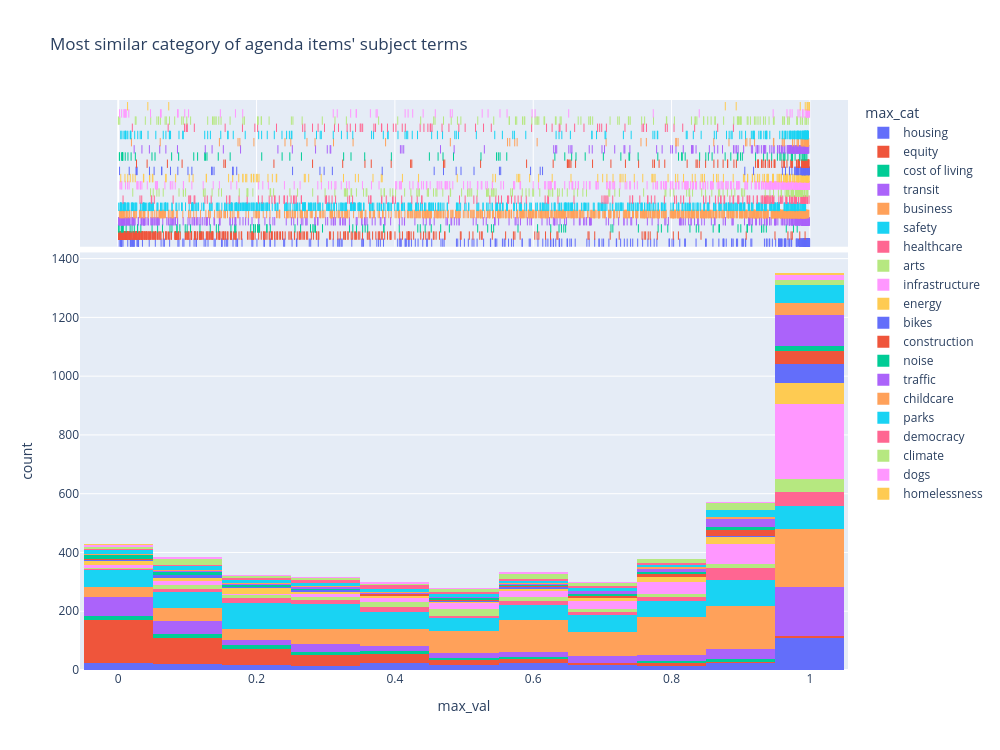

Notebook source saved alongside this figure:
### Code cell
fig = px.histogram(
    df,
    x='max_val',
    color='max_cat',
    marginal='rug',
    hover_name='max_cat',
    width=1000,
    height=750,
    nbins=10,
    title='Most similar category of agenda items\' subject terms',
)
fig.show()

### Figure 1 — Plotly figure (JSON) as saved in the notebook; plotly's stock layout.template omitted (floating-point values rounded to 4 significant figures; data arrays with more than 128 entries replaced by an {"elided": "..."} marker saying what was removed)
{"data": [{"bingroup": "x", "hovertemplate": "max_cat=housing<br>max_val=%{x}<br>count=%{y}<extra></extra>", "legendgroup": "housing", "marker": {"color": "#636efa", "pattern": {"shape": ""}}, "name": "housing", "nbinsx": 10, "orientation": "v", "showlegend": true, "type": "histogram", "x": {"elided": "311 float values"}, "xaxis": "x", "yaxis": "y"}, {"boxpoints": "all", "fillcolor": "rgba(255,255,255,0)", "hoveron": "points", "hovertemplate": "<b>%{hovertext}</b><br><br>max_cat=housing<br>max_val=%{x}<extra></extra>", "hovertext": {"elided": "311 str values"}, "jitter": 0, "legendgroup": "housing", "line": {"color": "rgba(255,255,255,0)"}, "marker": {"color": "#636efa", "symbol": "line-ns-open"}, "name": "housing", "showlegend": false, "type": "box", "x": {"elided": "311 float values"}, "xaxis": "x2", "yaxis": "y2"}, {"bingroup": "x", "hovertemplate": "max_cat=equity<br>max_val=%{x}<br>count=%{y}<extra></extra>", "legendgroup": "equity", "marker": {"color": "#EF553B", "pattern": {"shape": ""}}, "name": "equity", "nbinsx": 10, "orientation": "v", "showlegend": true, "type": "histogram", "x": {"elided": "401 float values"}, "xaxis": "x", "yaxis": "y"}, {"boxpoints": "all", "fillcolor": "rgba(255,255,255,0)", "hoveron": "points", "hovertemplate": "<b>%{hovertext}</b><br><br>max_cat=equity<br>max_val=%{x}<extra></extra>", "hovertext": {"elided": "401 str values"}, "jitter": 0, "legendgroup": "equity", "line": {"color": "rgba(255,255,255,0)"}, "marker": {"color": "#EF553B", "symbol": "line-ns-open"}, "name": "equity", "showlegend": false, "type": "box", "x": {"elided": "401 float values"}, "xaxis": "x2", "yaxis": "y2"}, {"bingroup": "x", "hovertemplate": "max_cat=cost of living<br>max_val=%{x}<br>count=%{y}<extra></extra>", "legendgroup": "cost of living", "marker": {"color": "#00cc96", "pattern": {"shape": ""}}, "name": "cost of living", "nbinsx": 10, "orientation": "v", "showlegend": true, "type": "histogram", "x": [0.6442, 0.02803, 0.9763, 0.06396, 0.3842, 0.01724, 0.6063, 0.4063, 0.2151, 0.1916, 0.1629, 0.9001, 0.4525, 0.7945, 0.0327, 0.1958, 0.4331, 0.6373, 0.007379, 0.4662, 0.8393, 0.2637, 0.4788, 0.07486, 0.5396, 0.1701, 0.01995, 0.2832, 0.1685, 0.7151, 0.7124, 0.9301, 0.937, 0.1452, 0.916, 0.8685, 0.9334, 0.004398, 0.08482, 0.2147, 0.04893, 0.3445, 0.8693, 0.8358, 0.285, 0.9659, 0.02323, 0.6253, 0.4438, 0.1419, 0.357, 0.09686, 0.8266, 0.6469, 0.3391, 0.2814, 0.3607, 0.3344, 0.6408, 0.01144, 0.2555, 0.4367, 0.752, 0.2015, 0.3534, 0.05693, 0.08515, 0.5428, 0.9304, 0.8602, 0.2198, 0.7806, 0.7853, 0.9816, 0.9098, 0.8961, 0.909, 0.2022, 0.2852, 0.5197, 0.1046, 0.384, 0.08908, 0.5342, 0.0002602, 0.1984, 0.133, 0.2044, 0.001422, 0.09969, 0.1959, 0.02795, 0.578, 0.278, 0.2023, 0.07769, 0.00622, 0.1689, 0.1181, 0.2041, 0.2954, 0.004518], "xaxis": "x", "yaxis": "y"}, {"boxpoints": "all", "fillcolor": "rgba(255,255,255,0)", "hoveron": "points", "hovertemplate": "<b>%{hovertext}</b><br><br>max_cat=cost of living<br>max_val=%{x}<extra></extra>", "hovertext": ["cost of living", "cost of living", "cost of living", "cost of living", "cost of living", "cost of living", "cost of living", "cost of living", "cost of living", "cost of living", "cost of living", "cost of living", "cost of living", "cost of living", "cost of living", "cost of living", "cost of living", "cost of living", "cost of living", "cost of living", "cost of living", "cost of living", "cost of living", "cost of living", "cost of living", "cost of living", "cost of living", "cost of living", "cost of living", "cost of living", "cost of living", "cost of living", "cost of living", "cost of living", "cost of living", "cost of living", "cost of living", "cost of living", "cost of living", "cost of living", "cost of living", "cost of living", "cost of living", "cost of living", "cost of living", "cost of living", "cost of living", "cost of living", "cost of living", "cost of living", "cost of living", "cost of living", "cost of living", "cost of living", "cost of living", "cost of living", "cost of living", "cost of living", "cost of living", "cost of living", "cost of living", "cost of living", "cost of living", "cost of living", "cost of living", "cost of living", "cost of living", "cost of living", "cost of living", "cost of living", "cost of living", "cost of living", "cost of living", "cost of living", "cost of living", "cost of living", "cost of living", "cost of living", "cost of living", "cost of living", "cost of living", "cost of living", "cost of living", "cost of living", "cost of living", "cost of living", "cost of living", "cost of living", "cost of living", "cost of living", "cost of living", "cost of living", "cost of living", "cost of living", "cost of living", "cost of living", "cost of living", "cost of living", "cost of living", "cost of living", "cost of living", "cost of living"], "jitter": 0, "legendgroup": "cost of living", "line": {"color": "rgba(255,255,255,0)"}, "marker": {"color": "#00cc96", "symbol": "line-ns-open"}, "name": "cost of living", "showlegend": false, "type": "box", "x": [0.6442, 0.02803, 0.9763, 0.06396, 0.3842, 0.01724, 0.6063, 0.4063, 0.2151, 0.1916, 0.1629, 0.9001, 0.4525, 0.7945, 0.0327, 0.1958, 0.4331, 0.6373, 0.007379, 0.4662, 0.8393, 0.2637, 0.4788, 0.07486, 0.5396, 0.1701, 0.01995, 0.2832, 0.1685, 0.7151, 0.7124, 0.9301, 0.937, 0.1452, 0.916, 0.8685, 0.9334, 0.004398, 0.08482, 0.2147, 0.04893, 0.3445, 0.8693, 0.8358, 0.285, 0.9659, 0.02323, 0.6253, 0.4438, 0.1419, 0.357, 0.09686, 0.8266, 0.6469, 0.3391, 0.2814, 0.3607, 0.3344, 0.6408, 0.01144, 0.2555, 0.4367, 0.752, 0.2015, 0.3534, 0.05693, 0.08515, 0.5428, 0.9304, 0.8602, 0.2198, 0.7806, 0.7853, 0.9816, 0.9098, 0.8961, 0.909, 0.2022, 0.2852, 0.5197, 0.1046, 0.384, 0.08908, 0.5342, 0.0002602, 0.1984, 0.133, 0.2044, 0.001422, 0.09969, 0.1959, 0.02795, 0.578, 0.278, 0.2023, 0.07769, 0.00622, 0.1689, 0.1181, 0.2041, 0.2954, 0.004518], "xaxis": "x2", "yaxis": "y2"}, {"bingroup": "x", "hovertemplate": "max_cat=transit<br>max_val=%{x}<br>count=%{y}<extra></extra>", "legendgroup": "transit", "marker": {"color": "#ab63fa", "pattern": {"shape": ""}}, "name": "transit", "nbinsx": 10, "orientation": "v", "showlegend": true, "type": "histogram", "x": {"elided": "447 float values"}, "xaxis": "x", "yaxis": "y"}, {"boxpoints": "all", "fillcolor": "rgba(255,255,255,0)", "hoveron": "points", "hovertemplate": "<b>%{hovertext}</b><br><br>max_cat=transit<br>max_val=%{x}<extra></extra>", "hovertext": {"elided": "447 str values"}, "jitter": 0, "legendgroup": "transit", "line": {"color": "rgba(255,255,255,0)"}, "marker": {"color": "#ab63fa", "symbol": "line-ns-open"}, "name": "transit", "showlegend": false, "type": "box", "x": {"elided": "447 float values"}, "xaxis": "x2", "yaxis": "y2"}, {"bingroup": "x", "hovertemplate": "max_cat=business<br>max_val=%{x}<br>count=%{y}<extra></extra>", "legendgroup": "business", "marker": {"color": "#FFA15A", "pattern": {"shape": ""}}, "name": "business", "nbinsx": 10, "orientation": "v", "showlegend": true, "type": "histogram", "x": {"elided": "966 float values"}, "xaxis": "x", "yaxis": "y"}, {"boxpoints": "all", "fillcolor": "rgba(255,255,255,0)", "hoveron": "points", "hovertemplate": "<b>%{hovertext}</b><br><br>max_cat=business<br>max_val=%{x}<extra></extra>", "hovertext": {"elided": "966 str values"}, "jitter": 0, "legendgroup": "business", "line": {"color": "rgba(255,255,255,0)"}, "marker": {"color": "#FFA15A", "symbol": "line-ns-open"}, "name": "business", "showlegend": false, "type": "box", "x": {"elided": "966 float values"}, "xaxis": "x2", "yaxis": "y2"}, {"bingroup": "x", "hovertemplate": "max_cat=safety<br>max_val=%{x}<br>count=%{y}<extra></extra>", "legendgroup": "safety", "marker": {"color": "#19d3f3", "pattern": {"shape": ""}}, "name": "safety", "nbinsx": 10, "orientation": "v", "showlegend": true, "type": "histogram", "x": {"elided": "713 float values"}, "xaxis": "x", "yaxis": "y"}, {"boxpoints": "all", "fillcolor": "rgba(255,255,255,0)", "hoveron": "points", "hovertemplate": "<b>%{hovertext}</b><br><br>max_cat=safety<br>max_val=%{x}<extra></extra>", "hovertext": {"elided": "713 str values"}, "jitter": 0, "legendgroup": "safety", "line": {"color": "rgba(255,255,255,0)"}, "marker": {"color": "#19d3f3", "symbol": "line-ns-open"}, "name": "safety", "showlegend": false, "type": "box", "x": {"elided": "713 float values"}, "xaxis": "x2", "yaxis": "y2"}, {"bingroup": "x", "hovertemplate": "max_cat=healthcare<br>max_val=%{x}<br>count=%{y}<extra></extra>", "legendgroup": "healthcare", "marker": {"color": "#FF6692", "pattern": {"shape": ""}}, "name": "healthcare", "nbinsx": 10, "orientation": "v", "showlegend": true, "type": "histogram", "x": {"elided": "194 float values"}, "xaxis": "x", "yaxis": "y"}, {"boxpoints": "all", "fillcolor": "rgba(255,255,255,0)", "hoveron": "points", "hovertemplate": "<b>%{hovertext}</b><br><br>max_cat=healthcare<br>max_val=%{x}<extra></extra>", "hovertext": {"elided": "194 str values"}, "jitter": 0, "legendgroup": "healthcare", "line": {"color": "rgba(255,255,255,0)"}, "marker": {"color": "#FF6692", "symbol": "line-ns-open"}, "name": "healthcare", "showlegend": false, "type": "box", "x": {"elided": "194 float values"}, "xaxis": "x2", "yaxis": "y2"}, {"bingroup": "x", "hovertemplate": "max_cat=arts<br>max_val=%{x}<br>count=%{y}<extra></extra>", "legendgroup": "arts", "marker": {"color": "#B6E880", "pattern": {"shape": ""}}, "name": "arts", "nbinsx": 10, "orientation": "v", "showlegend": true, "type": "histogram", "x": {"elided": "168 float values"}, "xaxis": "x", "yaxis": "y"}, {"boxpoints": "all", "fillcolor": "rgba(255,255,255,0)", "hoveron": "points", "hovertemplate": "<b>%{hovertext}</b><br><br>max_cat=arts<br>max_val=%{x}<extra></extra>", "hovertext": {"elided": "168 str values"}, "jitter": 0, "legendgroup": "arts", "line": {"color": "rgba(255,255,255,0)"}, "marker": {"color": "#B6E880", "symbol": "line-ns-open"}, "name": "arts", "showlegend": false, "type": "box", "x": {"elided": "168 float values"}, "xaxis": "x2", "yaxis": "y2"}, {"bingroup": "x", "hovertemplate": "max_cat=infrastructure<br>max_val=%{x}<br>count=%{y}<extra></extra>", "legendgroup": "infrastructure", "marker": {"color": "#FF97FF", "pattern": {"shape": ""}}, "name": "infrastructure", "nbinsx": 10, "orientation": "v", "showlegend": true, "type": "histogram", "x": {"elided": "492 float values"}, "xaxis": "x", "yaxis": "y"}, {"boxpoints": "all", "fillcolor": "rgba(255,255,255,0)", "hoveron": "points", "hovertemplate": "<b>%{hovertext}</b><br><br>max_cat=infrastructure<br>max_val=%{x}<extra></extra>", "hovertext": {"elided": "492 str values"}, "jitter": 0, "legendgroup": "infrastructure", "line": {"color": "rgba(255,255,255,0)"}, "marker": {"color": "#FF97FF", "symbol": "line-ns-open"}, "name": "infrastructure", "showlegend": false, "type": "box", "x": {"elided": "492 float values"}, "xaxis": "x2", "yaxis": "y2"}, {"bingroup": "x", "hovertemplate": "max_cat=energy<br>max_val=%{x}<br>count=%{y}<extra></extra>", "legendgroup": "energy", "marker": {"color": "#FECB52", "pattern": {"shape": ""}}, "name": "energy", "nbinsx": 10, "orientation": "v", "showlegend": true, "type": "histogram", "x": {"elided": "179 float values"}, "xaxis": "x", "yaxis": "y"}, {"boxpoints": "all", "fillcolor": "rgba(255,255,255,0)", "hoveron": "points", "hovertemplate": "<b>%{hovertext}</b><br><br>max_cat=energy<br>max_val=%{x}<extra></extra>", "hovertext": {"elided": "179 str values"}, "jitter": 0, "legendgroup": "energy", "line": {"color": "rgba(255,255,255,0)"}, "marker": {"color": "#FECB52", "symbol": "line-ns-open"}, "name": "energy", "showlegend": false, "type": "box", "x": {"elided": "179 float values"}, "xaxis": "x2", "yaxis": "y2"}, {"bingroup": "x", "hovertemplate": "max_cat=bikes<br>max_val=%{x}<br>count=%{y}<extra></extra>", "legendgroup": "bikes", "marker": {"color": "#636efa", "pattern": {"shape": ""}}, "name": "bikes", "nbinsx": 10, "orientation": "v", "showlegend": true, "type": "histogram", "x": [0.9987, 0.9947, 0.998, 0.9888, 0.9806, 0.9921, 0.9838, 0.6135, 0.553, 0.6101, 0.5512, 0.9873, 0.9706, 0.9931, 0.9889, 0.9892, 0.9908, 0.9896, 0.9969, 0.9886, 0.9896, 0.9891, 0.9948, 0.9928, 0.991, 0.9939, 0.992, 0.9931, 0.9893, 0.9818, 0.9992, 0.997, 0.998, 0.9917, 0.9946, 0.9921, 0.9929, 0.9934, 0.9977, 0.9602, 0.9908, 0.9929, 0.9911, 0.9894, 0.9704, 0.9887, 0.9801, 0.9992, 0.9888, 0.9648, 0.04516, 0.1385, 0.135, 0.9981, 0.993, 0.9947, 0.9862, 0.978, 0.974, 0.9825, 0.9185, 0.9988, 0.995, 0.9965, 0.9971, 0.9924, 0.1713, 0.5144, 0.1359, 0.02623, 0.05189, 0.1662, 0.07555, 0.9059, 0.9788, 0.9973, 0.9837, 0.9844, 0.4956, 0.2977, 0.9919, 0.9874, 0.982, 0.5962, 0.1008, 0.2916, 0.4886, 0.02736, 0.3817, 0.1653, 0.01589, 0.3096, 0.02581, 0.4568, 0.1065, 0.2521, 0.4703, 0.06301, 0.001914, 0.06276, 0.08616], "xaxis": "x", "yaxis": "y"}, {"boxpoints": "all", "fillcolor": "rgba(255,255,255,0)", "hoveron": "points", "hovertemplate": "<b>%{hovertext}</b><br><br>max_cat=bikes<br>max_val=%{x}<extra></extra>", "hovertext": ["bikes", "bikes", "bikes", "bikes", "bikes", "bikes", "bikes", "bikes", "bikes", "bikes", "bikes", "bikes", "bikes", "bikes", "bikes", "bikes", "bikes", "bikes", "bikes", "bikes", "bikes", "bikes", "bikes", "bikes", "bikes", "bikes", "bikes", "bikes", "bikes", "bikes", "bikes", "bikes", "bikes", "bikes", "bikes", "bikes", "bikes", "bikes", "bikes", "bikes", "bikes", "bikes", "bikes", "bikes", "bikes", "bikes", "bikes", "bikes", "bikes", "bikes", "bikes", "bikes", "bikes", "bikes", "bikes", "bikes", "bikes", "bikes", "bikes", "bikes", "bikes", "bikes", "bikes", "bikes", "bikes", "bikes", "bikes", "bikes", "bikes", "bikes", "bikes", "bikes", "bikes", "bikes", "bikes", "bikes", "bikes", "bikes", "bikes", "bikes", "bikes", "bikes", "bikes", "bikes", "bikes", "bikes", "bikes", "bikes", "bikes", "bikes", "bikes", "bikes", "bikes", "bikes", "bikes", "bikes", "bikes", "bikes", "bikes", "bikes", "bikes"], "jitter": 0, "legendgroup": "bikes", "line": {"color": "rgba(255,255,255,0)"}, "marker": {"color": "#636efa", "symbol": "line-ns-open"}, "name": "bikes", "showlegend": false, "type": "box", "x": [0.9987, 0.9947, 0.998, 0.9888, 0.9806, 0.9921, 0.9838, 0.6135, 0.553, 0.6101, 0.5512, 0.9873, 0.9706, 0.9931, 0.9889, 0.9892, 0.9908, 0.9896, 0.9969, 0.9886, 0.9896, 0.9891, 0.9948, 0.9928, 0.991, 0.9939, 0.992, 0.9931, 0.9893, 0.9818, 0.9992, 0.997, 0.998, 0.9917, 0.9946, 0.9921, 0.9929, 0.9934, 0.9977, 0.9602, 0.9908, 0.9929, 0.9911, 0.9894, 0.9704, 0.9887, 0.9801, 0.9992, 0.9888, 0.9648, 0.04516, 0.1385, 0.135, 0.9981, 0.993, 0.9947, 0.9862, 0.978, 0.974, 0.9825, 0.9185, 0.9988, 0.995, 0.9965, 0.9971, 0.9924, 0.1713, 0.5144, 0.1359, 0.02623, 0.05189, 0.1662, 0.07555, 0.9059, 0.9788, 0.9973, 0.9837, 0.9844, 0.4956, 0.2977, 0.9919, 0.9874, 0.982, 0.5962, 0.1008, 0.2916, 0.4886, 0.02736, 0.3817, 0.1653, 0.01589, 0.3096, 0.02581, 0.4568, 0.1065, 0.2521, 0.4703, 0.06301, 0.001914, 0.06276, 0.08616], "xaxis": "x2", "yaxis": "y2"}, {"bingroup": "x", "hovertemplate": "max_cat=construction<br>max_val=%{x}<br>count=%{y}<extra></extra>", "legendgroup": "construction", "marker": {"color": "#EF553B", "pattern": {"shape": ""}}, "name": "construction", "nbinsx": 10, "orientation": "v", "showlegend": true, "type": "histogram", "x": [0.9257, 0.9595, 0.9632, 0.9907, 0.6858, 0.04176, 0.925, 0.9985, 0.9954, 0.995, 0.9979, 0.9987, 0.9846, 0.983, 0.9937, 0.9924, 0.9482, 0.9806, 0.9924, 0.9944, 0.9845, 0.9838, 0.975, 0.9838, 0.9828, 0.9494, 0.9934, 0.9942, 0.9214, 0.6512, 0.9917, 0.9972, 0.9881, 0.9847, 0.9724, 0.9845, 0.07109, 0.9914, 0.9669, 0.7729, 0.8902, 0.9884, 0.8402, 0.9334, 0.8612, 0.3658, 0.7753, 0.9733, 0.8492, 0.9622, 0.9934, 0.9898, 0.881, 0.782, 0.3567, 0.6288, 0.9887, 0.09235, 0.6493, 0.1549, 0.4227, 0.6612, 0.8354, 0.6495, 0.8669, 0.3246, 0.9359, 0.4721, 0.9928, 0.8225, 0.4244, 0.9395, 0.7123, 0.3946, 0.8371, 0.9245, 0.281, 0.9301, 0.8745, 0.9946, 0.992, 0.9417, 0.6528, 0.9492, 0.9446, 0.9974, 0.9968, 0.7902, 0.992, 0.5904, 0.2251, 0.7333, 0.9975, 0.6546, 0.931, 0.8811, 0.02641, 0.4703, 0.5239, 0.8937, 0.9897, 0.7523, 0.1527], "xaxis": "x", "yaxis": "y"}, {"boxpoints": "all", "fillcolor": "rgba(255,255,255,0)", "hoveron": "points", "hovertemplate": "<b>%{hovertext}</b><br><br>max_cat=construction<br>max_val=%{x}<extra></extra>", "hovertext": ["construction", "construction", "construction", "construction", "construction", "construction", "construction", "construction", "construction", "construction", "construction", "construction", "construction", "construction", "construction", "construction", "construction", "construction", "construction", "construction", "construction", "construction", "construction", "construction", "construction", "construction", "construction", "construction", "construction", "construction", "construction", "construction", "construction", "construction", "construction", "construction", "construction", "construction", "construction", "construction", "construction", "construction", "construction", "construction", "construction", "construction", "construction", "construction", "construction", "construction", "construction", "construction", "construction", "construction", "construction", "construction", "construction", "construction", "construction", "construction", "construction", "construction", "construction", "construction", "construction", "construction", "construction", "construction", "construction", "construction", "construction", "construction", "construction", "construction", "construction", "construction", "construction", "construction", "construction", "construction", "construction", "construction", "construction", "construction", "construction", "construction", "construction", "construction", "construction", "construction", "construction", "construction", "construction", "construction", "construction", "construction", "construction", "construction", "construction", "construction", "construction", "construction", "construction"], "jitter": 0, "legendgroup": "construction", "line": {"color": "rgba(255,255,255,0)"}, "marker": {"color": "#EF553B", "symbol": "line-ns-open"}, "name": "construction", "showlegend": false, "type": "box", "x": [0.9257, 0.9595, 0.9632, 0.9907, 0.6858, 0.04176, 0.925, 0.9985, 0.9954, 0.995, 0.9979, 0.9987, 0.9846, 0.983, 0.9937, 0.9924, 0.9482, 0.9806, 0.9924, 0.9944, 0.9845, 0.9838, 0.975, 0.9838, 0.9828, 0.9494, 0.9934, 0.9942, 0.9214, 0.6512, 0.9917, 0.9972, 0.9881, 0.9847, 0.9724, 0.9845, 0.07109, 0.9914, 0.9669, 0.7729, 0.8902, 0.9884, 0.8402, 0.9334, 0.8612, 0.3658, 0.7753, 0.9733, 0.8492, 0.9622, 0.9934, 0.9898, 0.881, 0.782, 0.3567, 0.6288, 0.9887, 0.09235, 0.6493, 0.1549, 0.4227, 0.6612, 0.8354, 0.6495, 0.8669, 0.3246, 0.9359, 0.4721, 0.9928, 0.8225, 0.4244, 0.9395, 0.7123, 0.3946, 0.8371, 0.9245, 0.281, 0.9301, 0.8745, 0.9946, 0.992, 0.9417, 0.6528, 0.9492, 0.9446, 0.9974, 0.9968, 0.7902, 0.992, 0.5904, 0.2251, 0.7333, 0.9975, 0.6546, 0.931, 0.8811, 0.02641, 0.4703, 0.5239, 0.8937, 0.9897, 0.7523, 0.1527], "xaxis": "x2", "yaxis": "y2"}, {"bingroup": "x", "hovertemplate": "max_cat=noise<br>max_val=%{x}<br>count=%{y}<extra></extra>", "legendgroup": "noise", "marker": {"color": "#00cc96", "pattern": {"shape": ""}}, "name": "noise", "nbinsx": 10, "orientation": "v", "showlegend": true, "type": "histogram", "x": [0.006152, 0.8951, 0.9331, 0.9871, 0.9941, 0.00192, 0.5496, 0.01014, 0.01862, 0.1092, 0.547, 0.8406, 0.3949, 0.3564, 0.9448, 0.005751, 0.7517, 0.9911, 0.9738, 0.6556, 0.00613, 0.7267, 0.7394, 0.9731, 0.9895, 0.3259, 0.953, 0.0532, 0.1148, 0.9583, 0.07721, 0.6751, 0.6618, 0.7801, 0.9615, 0.1261, 0.5617, 0.04877, 0.004947, 0.8495, 0.4625, 0.4847, 0.5244, 0.8146, 0.001603, 0.125, 0.964, 0.4696, 0.02475, 0.08736, 0.8775, 0.9682, 0.9957, 0.8197, 0.9849, 0.8857, 0.9923, 0.6313, 0.237, 0.5521, 0.9628, 0.01404, 0.8155, 0.1618, 0.9749, 0.006793, 0.8101, 0.6456, 0.2481, 0.9023, 0.4499, 0.8997, 0.8532, 0.9383, 0.896, 0.7385, 0.9786, 0.9566, 0.2075, 0.2649, 0.7014, 0.8586, 0.9215, 0.1283, 0.1446, 0.3366], "xaxis": "x", "yaxis": "y"}, {"boxpoints": "all", "fillcolor": "rgba(255,255,255,0)", "hoveron": "points", "hovertemplate": "<b>%{hovertext}</b><br><br>max_cat=noise<br>max_val=%{x}<extra></extra>", "hovertext": ["noise", "noise", "noise", "noise", "noise", "noise", "noise", "noise", "noise", "noise", "noise", "noise", "noise", "noise", "noise", "noise", "noise", "noise", "noise", "noise", "noise", "noise", "noise", "noise", "noise", "noise", "noise", "noise", "noise", "noise", "noise", "noise", "noise", "noise", "noise", "noise", "noise", "noise", "noise", "noise", "noise", "noise", "noise", "noise", "noise", "noise", "noise", "noise", "noise", "noise", "noise", "noise", "noise", "noise", "noise", "noise", "noise", "noise", "noise", "noise", "noise", "noise", "noise", "noise", "noise", "noise", "noise", "noise", "noise", "noise", "noise", "noise", "noise", "noise", "noise", "noise", "noise", "noise", "noise", "noise", "noise", "noise", "noise", "noise", "noise", "noise"], "jitter": 0, "legendgroup": "noise", "line": {"color": "rgba(255,255,255,0)"}, "marker": {"color": "#00cc96", "symbol": "line-ns-open"}, "name": "noise", "showlegend": false, "type": "box", "x": [0.006152, 0.8951, 0.9331, 0.9871, 0.9941, 0.00192, 0.5496, 0.01014, 0.01862, 0.1092, 0.547, 0.8406, 0.3949, 0.3564, 0.9448, 0.005751, 0.7517, 0.9911, 0.9738, 0.6556, 0.00613, 0.7267, 0.7394, 0.9731, 0.9895, 0.3259, 0.953, 0.0532, 0.1148, 0.9583, 0.07721, 0.6751, 0.6618, 0.7801, 0.9615, 0.1261, 0.5617, 0.04877, 0.004947, 0.8495, 0.4625, 0.4847, 0.5244, 0.8146, 0.001603, 0.125, 0.964, 0.4696, 0.02475, 0.08736, 0.8775, 0.9682, 0.9957, 0.8197, 0.9849, 0.8857, 0.9923, 0.6313, 0.237, 0.5521, 0.9628, 0.01404, 0.8155, 0.1618, 0.9749, 0.006793, 0.8101, 0.6456, 0.2481, 0.9023, 0.4499, 0.8997, 0.8532, 0.9383, 0.896, 0.7385, 0.9786, 0.9566, 0.2075, 0.2649, 0.7014, 0.8586, 0.9215, 0.1283, 0.1446, 0.3366], "xaxis": "x2", "yaxis": "y2"}, {"bingroup": "x", "hovertemplate": "max_cat=traffic<br>max_val=%{x}<br>count=%{y}<extra></extra>", "legendgroup": "traffic", "marker": {"color": "#ab63fa", "pattern": {"shape": ""}}, "name": "traffic", "nbinsx": 10, "orientation": "v", "showlegend": true, "type": "histogram", "x": {"elided": "177 float values"}, "xaxis": "x", "yaxis": "y"}, {"boxpoints": "all", "fillcolor": "rgba(255,255,255,0)", "hoveron": "points", "hovertemplate": "<b>%{hovertext}</b><br><br>max_cat=traffic<br>max_val=%{x}<extra></extra>", "hovertext": {"elided": "177 str values"}, "jitter": 0, "legendgroup": "traffic", "line": {"color": "rgba(255,255,255,0)"}, "marker": {"color": "#ab63fa", "symbol": "line-ns-open"}, "name": "traffic", "showlegend": false, "type": "box", "x": {"elided": "177 float values"}, "xaxis": "x2", "yaxis": "y2"}, {"bingroup": "x", "hovertemplate": "max_cat=childcare<br>max_val=%{x}<br>count=%{y}<extra></extra>", "legendgroup": "childcare", "marker": {"color": "#FFA15A", "pattern": {"shape": ""}}, "name": "childcare", "nbinsx": 10, "orientation": "v", "showlegend": true, "type": "histogram", "x": [0.5767, 0.5733, 0.8061, 0.9935, 0.9902, 0.3396, 0.9479, 0.995, 0.2495, 0.9473, 0.1962, 0.9979, 0.9899, 0.9978, 0.9947, 0.9963, 0.995, 0.996, 0.9962, 0.9947, 0.9965, 0.9632, 0.907, 0.1759, 0.9956, 0.9936, 0.1463, 0.9089, 0.9815, 0.9972, 0.9974, 0.8068, 0.92, 0.9827, 0.5629, 0.996, 0.861, 0.9871, 0.2729, 0.9924, 0.9774, 0.3112, 0.3866, 0.01912, 0.9613, 0.9952, 0.2845, 0.96, 0.997, 0.06072, 0.9135, 0.9953, 0.9749, 0.883, 0.8094, 0.7558, 0.4802, 0.9836, 0.9881, 0.9917, 0.7635, 0.9974, 0.9984, 0.9956, 0.9972, 0.9898, 0.2411, 0.1732, 0.7054, 0.6057, 0.9889, 0.9958, 0.9932, 0.5661], "xaxis": "x", "yaxis": "y"}, {"boxpoints": "all", "fillcolor": "rgba(255,255,255,0)", "hoveron": "points", "hovertemplate": "<b>%{hovertext}</b><br><br>max_cat=childcare<br>max_val=%{x}<extra></extra>", "hovertext": ["childcare", "childcare", "childcare", "childcare", "childcare", "childcare", "childcare", "childcare", "childcare", "childcare", "childcare", "childcare", "childcare", "childcare", "childcare", "childcare", "childcare", "childcare", "childcare", "childcare", "childcare", "childcare", "childcare", "childcare", "childcare", "childcare", "childcare", "childcare", "childcare", "childcare", "childcare", "childcare", "childcare", "childcare", "childcare", "childcare", "childcare", "childcare", "childcare", "childcare", "childcare", "childcare", "childcare", "childcare", "childcare", "childcare", "childcare", "childcare", "childcare", "childcare", "childcare", "childcare", "childcare", "childcare", "childcare", "childcare", "childcare", "childcare", "childcare", "childcare", "childcare", "childcare", "childcare", "childcare", "childcare", "childcare", "childcare", "childcare", "childcare", "childcare", "childcare", "childcare", "childcare", "childcare"], "jitter": 0, "legendgroup": "childcare", "line": {"color": "rgba(255,255,255,0)"}, "marker": {"color": "#FFA15A", "symbol": "line-ns-open"}, "name": "childcare", "showlegend": false, "type": "box", "x": [0.5767, 0.5733, 0.8061, 0.9935, 0.9902, 0.3396, 0.9479, 0.995, 0.2495, 0.9473, 0.1962, 0.9979, 0.9899, 0.9978, 0.9947, 0.9963, 0.995, 0.996, 0.9962, 0.9947, 0.9965, 0.9632, 0.907, 0.1759, 0.9956, 0.9936, 0.1463, 0.9089, 0.9815, 0.9972, 0.9974, 0.8068, 0.92, 0.9827, 0.5629, 0.996, 0.861, 0.9871, 0.2729, 0.9924, 0.9774, 0.3112, 0.3866, 0.01912, 0.9613, 0.9952, 0.2845, 0.96, 0.997, 0.06072, 0.9135, 0.9953, 0.9749, 0.883, 0.8094, 0.7558, 0.4802, 0.9836, 0.9881, 0.9917, 0.7635, 0.9974, 0.9984, 0.9956, 0.9972, 0.9898, 0.2411, 0.1732, 0.7054, 0.6057, 0.9889, 0.9958, 0.9932, 0.5661], "xaxis": "x2", "yaxis": "y2"}, {"bingroup": "x", "hovertemplate": "max_cat=parks<br>max_val=%{x}<br>count=%{y}<extra></extra>", "legendgroup": "parks", "marker": {"color": "#19d3f3", "pattern": {"shape": ""}}, "name": "parks", "nbinsx": 10, "orientation": "v", "showlegend": true, "type": "histogram", "x": {"elided": "176 float values"}, "xaxis": "x", "yaxis": "y"}, {"boxpoints": "all", "fillcolor": "rgba(255,255,255,0)", "hoveron": "points", "hovertemplate": "<b>%{hovertext}</b><br><br>max_cat=parks<br>max_val=%{x}<extra></extra>", "hovertext": {"elided": "176 str values"}, "jitter": 0, "legendgroup": "parks", "line": {"color": "rgba(255,255,255,0)"}, "marker": {"color": "#19d3f3", "symbol": "line-ns-open"}, "name": "parks", "showlegend": false, "type": "box", "x": {"elided": "176 float values"}, "xaxis": "x2", "yaxis": "y2"}, {"bingroup": "x", "hovertemplate": "max_cat=democracy<br>max_val=%{x}<br>count=%{y}<extra></extra>", "legendgroup": "democracy", "marker": {"color": "#FF6692", "pattern": {"shape": ""}}, "name": "democracy", "nbinsx": 10, "orientation": "v", "showlegend": true, "type": "histogram", "x": [0.4151, 0.2982, 0.2016, 0.2288, 0.4477, 0.09975, 0.7638, 0.2809, 0.7058, 0.2698, 0.1975, 0.6273, 0.7327, 0.8036, 0.7574, 0.8895, 0.8161, 0.3893, 0.3355, 0.3498, 0.442, 0.3806, 0.6375, 0.289, 0.4106, 0.3185, 0.8667, 0.4682, 0.6734, 0.6387, 0.5281, 0.8334, 0.3534, 0.4365, 0.1546, 0.6477, 0.4517, 0.2666, 0.351, 0.11, 0.09936, 0.0959, 0.3309, 0.372, 0.3431, 0.4511, 0.4925, 0.6931, 0.09834, 0.07218, 0.3127, 0.02039, 0.3978, 0.381, 0.1796, 0.3697, 0.5166, 0.6192, 0.4781, 0.7939, 0.699, 0.4015, 0.5976, 0.6961, 0.791, 0.5016, 0.7596, 0.6599, 0.4537, 0.5394], "xaxis": "x", "yaxis": "y"}, {"boxpoints": "all", "fillcolor": "rgba(255,255,255,0)", "hoveron": "points", "hovertemplate": "<b>%{hovertext}</b><br><br>max_cat=democracy<br>max_val=%{x}<extra></extra>", "hovertext": ["democracy", "democracy", "democracy", "democracy", "democracy", "democracy", "democracy", "democracy", "democracy", "democracy", "democracy", "democracy", "democracy", "democracy", "democracy", "democracy", "democracy", "democracy", "democracy", "democracy", "democracy", "democracy", "democracy", "democracy", "democracy", "democracy", "democracy", "democracy", "democracy", "democracy", "democracy", "democracy", "democracy", "democracy", "democracy", "democracy", "democracy", "democracy", "democracy", "democracy", "democracy", "democracy", "democracy", "democracy", "democracy", "democracy", "democracy", "democracy", "democracy", "democracy", "democracy", "democracy", "democracy", "democracy", "democracy", "democracy", "democracy", "democracy", "democracy", "democracy", "democracy", "democracy", "democracy", "democracy", "democracy", "democracy", "democracy", "democracy", "democracy", "democracy"], "jitter": 0, "legendgroup": "democracy", "line": {"color": "rgba(255,255,255,0)"}, "marker": {"color": "#FF6692", "symbol": "line-ns-open"}, "name": "democracy", "showlegend": false, "type": "box", "x": [0.4151, 0.2982, 0.2016, 0.2288, 0.4477, 0.09975, 0.7638, 0.2809, 0.7058, 0.2698, 0.1975, 0.6273, 0.7327, 0.8036, 0.7574, 0.8895, 0.8161, 0.3893, 0.3355, 0.3498, 0.442, 0.3806, 0.6375, 0.289, 0.4106, 0.3185, 0.8667, 0.4682, 0.6734, 0.6387, 0.5281, 0.8334, 0.3534, 0.4365, 0.1546, 0.6477, 0.4517, 0.2666, 0.351, 0.11, 0.09936, 0.0959, 0.3309, 0.372, 0.3431, 0.4511, 0.4925, 0.6931, 0.09834, 0.07218, 0.3127, 0.02039, 0.3978, 0.381, 0.1796, 0.3697, 0.5166, 0.6192, 0.4781, 0.7939, 0.699, 0.4015, 0.5976, 0.6961, 0.791, 0.5016, 0.7596, 0.6599, 0.4537, 0.5394], "xaxis": "x2", "yaxis": "y2"}, {"bingroup": "x", "hovertemplate": "max_cat=climate<br>max_val=%{x}<br>count=%{y}<extra></extra>", "legendgroup": "climate", "marker": {"color": "#B6E880", "pattern": {"shape": ""}}, "name": "climate", "nbinsx": 10, "orientation": "v", "showlegend": true, "type": "histogram", "x": {"elided": "131 float values"}, "xaxis": "x", "yaxis": "y"}, {"boxpoints": "all", "fillcolor": "rgba(255,255,255,0)", "hoveron": "points", "hovertemplate": "<b>%{hovertext}</b><br><br>max_cat=climate<br>max_val=%{x}<extra></extra>", "hovertext": {"elided": "131 str values"}, "jitter": 0, "legendgroup": "climate", "line": {"color": "rgba(255,255,255,0)"}, "marker": {"color": "#B6E880", "symbol": "line-ns-open"}, "name": "climate", "showlegend": false, "type": "box", "x": {"elided": "131 float values"}, "xaxis": "x2", "yaxis": "y2"}, {"bingroup": "x", "hovertemplate": "max_cat=dogs<br>max_val=%{x}<br>count=%{y}<extra></extra>", "legendgroup": "dogs", "marker": {"color": "#FF97FF", "pattern": {"shape": ""}}, "name": "dogs", "nbinsx": 10, "orientation": "v", "showlegend": true, "type": "histogram", "x": [0.08669, 0.6027, 0.344, 0.3728, 0.4148, 0.4191, 0.3109, 0.4258, 0.5347, 0.3166, 0.336, 0.08569, 0.7736, 0.008733, 0.009953, 0.01145, 0.84, 0.9988, 0.9964, 0.9974, 0.9901, 0.9954, 0.9828, 0.9959, 0.9995, 0.9932, 0.6513, 0.9669, 0.04666, 0.09614, 0.1017, 0.9743, 0.9896, 0.9469, 0.01098, 0.3444, 0.9714, 0.06212, 0.552, 0.4584, 0.004915, 0.9856, 0.9976, 0.9965, 0.001858, 0.00829, 0.01528, 0.5984, 0.4801, 0.4829, 0.5262, 0.4409, 0.5622, 0.1476, 0.1695, 0.3646, 0.18, 0.3745, 0.06108, 0.9953], "xaxis": "x", "yaxis": "y"}, {"boxpoints": "all", "fillcolor": "rgba(255,255,255,0)", "hoveron": "points", "hovertemplate": "<b>%{hovertext}</b><br><br>max_cat=dogs<br>max_val=%{x}<extra></extra>", "hovertext": ["dogs", "dogs", "dogs", "dogs", "dogs", "dogs", "dogs", "dogs", "dogs", "dogs", "dogs", "dogs", "dogs", "dogs", "dogs", "dogs", "dogs", "dogs", "dogs", "dogs", "dogs", "dogs", "dogs", "dogs", "dogs", "dogs", "dogs", "dogs", "dogs", "dogs", "dogs", "dogs", "dogs", "dogs", "dogs", "dogs", "dogs", "dogs", "dogs", "dogs", "dogs", "dogs", "dogs", "dogs", "dogs", "dogs", "dogs", "dogs", "dogs", "dogs", "dogs", "dogs", "dogs", "dogs", "dogs", "dogs", "dogs", "dogs", "dogs", "dogs"], "jitter": 0, "legendgroup": "dogs", "line": {"color": "rgba(255,255,255,0)"}, "marker": {"color": "#FF97FF", "symbol": "line-ns-open"}, "name": "dogs", "showlegend": false, "type": "box", "x": [0.08669, 0.6027, 0.344, 0.3728, 0.4148, 0.4191, 0.3109, 0.4258, 0.5347, 0.3166, 0.336, 0.08569, 0.7736, 0.008733, 0.009953, 0.01145, 0.84, 0.9988, 0.9964, 0.9974, 0.9901, 0.9954, 0.9828, 0.9959, 0.9995, 0.9932, 0.6513, 0.9669, 0.04666, 0.09614, 0.1017, 0.9743, 0.9896, 0.9469, 0.01098, 0.3444, 0.9714, 0.06212, 0.552, 0.4584, 0.004915, 0.9856, 0.9976, 0.9965, 0.001858, 0.00829, 0.01528, 0.5984, 0.4801, 0.4829, 0.5262, 0.4409, 0.5622, 0.1476, 0.1695, 0.3646, 0.18, 0.3745, 0.06108, 0.9953], "xaxis": "x2", "yaxis": "y2"}, {"bingroup": "x", "hovertemplate": "max_cat=homelessness<br>max_val=%{x}<br>count=%{y}<extra></extra>", "legendgroup": "homelessness", "marker": {"color": "#FECB52", "pattern": {"shape": ""}}, "name": "homelessness", "nbinsx": 10, "orientation": "v", "showlegend": true, "type": "histogram", "x": [0.07302, 0.9993, 0.9933, 0.9985, 0.9968, 0.8777, 0.999, 0.9861, 0.8935, 0.9959, 0.04279, 0.01348], "xaxis": "x", "yaxis": "y"}, {"boxpoints": "all", "fillcolor": "rgba(255,255,255,0)", "hoveron": "points", "hovertemplate": "<b>%{hovertext}</b><br><br>max_cat=homelessness<br>max_val=%{x}<extra></extra>", "hovertext": ["homelessness", "homelessness", "homelessness", "homelessness", "homelessness", "homelessness", "homelessness", "homelessness", "homelessness", "homelessness", "homelessness", "homelessness"], "jitter": 0, "legendgroup": "homelessness", "line": {"color": "rgba(255,255,255,0)"}, "marker": {"color": "#FECB52", "symbol": "line-ns-open"}, "name": "homelessness", "showlegend": false, "type": "box", "x": [0.07302, 0.9993, 0.9933, 0.9985, 0.9968, 0.8777, 0.999, 0.9861, 0.8935, 0.9959, 0.04279, 0.01348], "xaxis": "x2", "yaxis": "y2"}], "layout": {"barmode": "relative", "height": 750, "legend": {"title": {"text": "max_cat"}, "tracegroupgap": 0}, "title": {"text": "Most similar category of agenda items' subject terms"}, "width": 1000, "xaxis": {"anchor": "y", "domain": [0, 1], "title": {"text": "max_val"}}, "xaxis2": {"anchor": "y2", "domain": [0, 1], "matches": "x", "showgrid": true, "showticklabels": false}, "yaxis": {"anchor": "x", "domain": [0, 0.7326], "title": {"text": "count"}}, "yaxis2": {"anchor": "x2", "domain": [0.7426, 1], "matches": "y2", "showgrid": false, "showline": false, "showticklabels": false, "ticks": ""}}}
